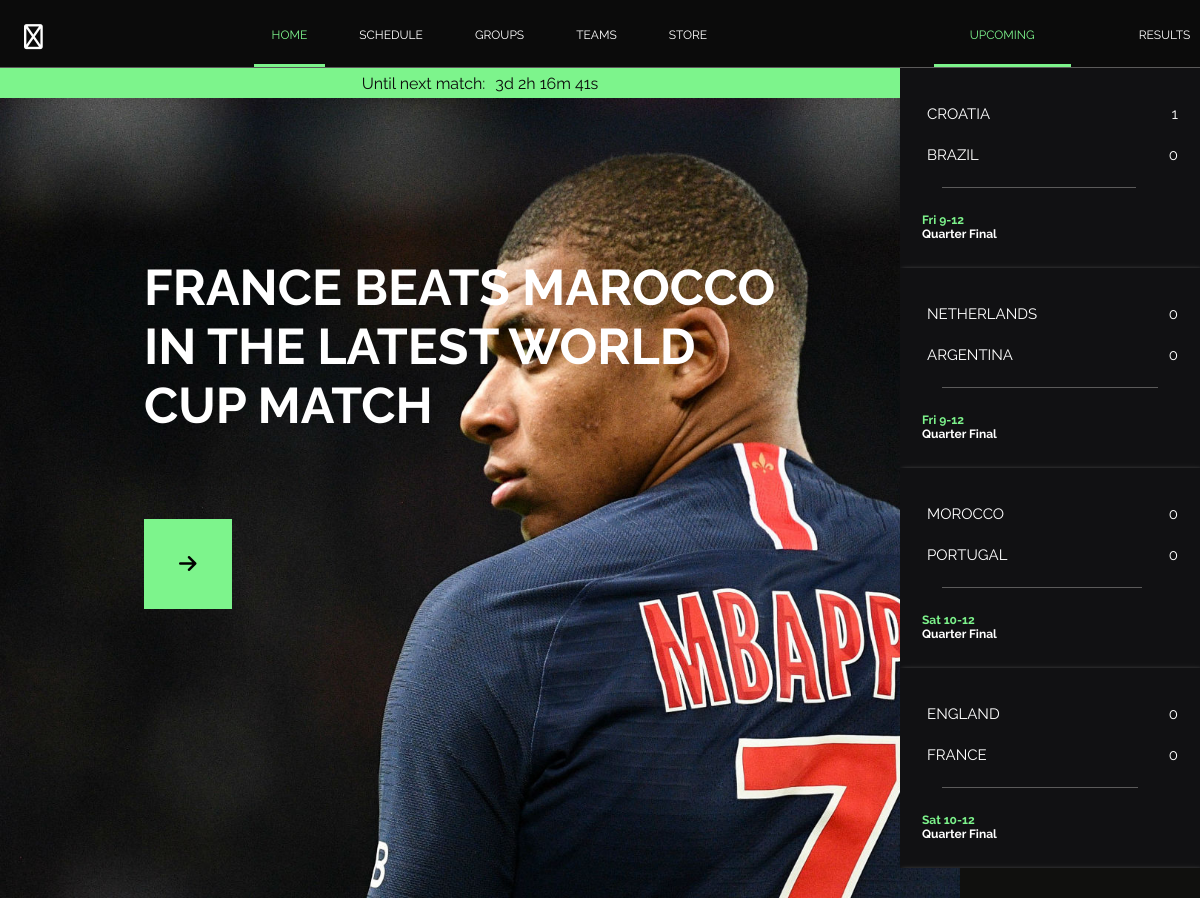
Page /timesense/index2.php on the committed database.
### tables this page shows
CREATE TABLE IF NOT EXISTS `match_1` (
  `id` int(11) NOT NULL AUTO_INCREMENT,
  `country` varchar(255) NOT NULL,
  `goals` int(11) NOT NULL,
  PRIMARY KEY (`id`)
);

CREATE TABLE IF NOT EXISTS `match_2` (
  `id` int(11) NOT NULL AUTO_INCREMENT,
  `country` varchar(255) NOT NULL,
  `goals` int(11) NOT NULL,
  PRIMARY KEY (`id`),
  KEY `country` (`country`)
);

CREATE TABLE IF NOT EXISTS `match_3` (
  `id` int(11) NOT NULL AUTO_INCREMENT,
  `country` varchar(255) NOT NULL,
  `goals` int(11) NOT NULL,
  PRIMARY KEY (`id`)
);

CREATE TABLE IF NOT EXISTS `match_4` (
  `id` int(11) NOT NULL AUTO_INCREMENT,
  `country` varchar(255) NOT NULL,
  `goals` int(11) NOT NULL,
  PRIMARY KEY (`id`)
);

### timesense/index2.php (the view, shortened to what this page needs)
<?php
include('include/conn.php');
?>
<!DOCTYPE html>
<html lang="en">
<head>
    <link rel="stylesheet" href="css/style2.css">
    <link rel="stylesheet" href="https://cdn.jsdelivr.net/gh/lipis/flag-icons@6.6.6/css/flag-icons.min.css"/>
    <link href="https://site-assets.fontawesome.com/releases/v6.2.0/css/all.css" rel="stylesheet">
</head>
<body>
<div class="main-container">
  <div class="left-main">
  <nav>
  <div class="nav-icon">
    <i class="fa-regular fa-bars" style="color: #FFF; font-size: 25px;"></i>
    </div>
    <ul class="nav-links">
      <li><a href="" style="color: #7DF48C;  border-bottom: 3px solid #7DF48C;">HOME</a></li>
      <li><a href="">SCHEDULE</a></li>
      <li><a href="">GROUPS</a></li>
      <li><a href="">TEAMS</a></li>
      <li><a href="">STORE</a></li>
    </ul>
  </nav>
  <div class="timer-container">
  <p style="margin-right: 10px">Until next match: </p><p id="demo"></p>
</div>
  <div class="main-news">
    <div class="right-align">
    <div class="news-title"><h1>France beats Marocco in the latest World Cup Match</h1></div>
    <div class="news-nav">
      <button type="submit"><i class="fa-solid fa-arrow-right"></i></button>
    </div>
    </div>
  </div>
</div>
<div class="right-main">
<nav>
    <ul class="nav-links nav2" style="gap: 2em;">
      <li><a href="" style="color: #7DF48C;  border-bottom: 3px solid #7DF48C;">UPCOMING</a></li>
      <li><a href="">RESULTS</a></li>
    </ul>
  </nav>
<div class="table-container">
  <div class="scroll">
<table>
    <tr>
        <td class="spacing"></td>
    </tr>
  <?php
    $sql = "SELECT country, goals FROM match_1";
    $result = mysqli_query($conn, $sql);
    while ($row = mysqli_fetch_array($result)) {
      echo "<tr>";
      if($row['country'] == "Croatia"){
      echo "<td style='text-align: left;' class='countries'>" . "<span class='fi fi-hr'></span>" . $row['country'] . "</td>";
      }
      if($row['country'] == "Brazil"){
      echo "<td style='text-align: left;' class='countries'>" . "<span class='fi fi-br'></span>" . $row['country'] . "</td>";
      }
      echo "<td style='text-align: right; padding-right: 20px;' class='countries'>" . $row['goals'] . "</td>";
      echo "</tr>";
    }
  ?>
  <tr>
    <tr>
         <td><div class="line"> </div></td>
    </tr>
    <td class="details"><h2>Fri 9-12</h2>
    <h3>Quarter Final</h3>
    </td>
  </tr>
</table>
<table>
    <tr>
        <td class="spacing"></td>
    </tr>
  <?php
    $sql = "SELECT country, goals FROM match_2";
    $result = mysqli_query($conn, $sql);
    while ($row = mysqli_fetch_array($result)) {
      echo "<tr>";
      if($row['country'] == "Netherlands"){
      echo "<td style='text-align: left;' class='countries'>" . "<span class='fi fi-nl'></span>" . $row['country'] . "</td>";
      }
      if($row['country'] == "Argentina"){
      echo "<td style='text-align: left;' class='countries'>" . "<span class='fi fi-ar'></span>" . $row['country'] . "</td>";
      }
      echo "<td style='text-align: right; padding-right: 20px;' class='countries'>" . $row['goals'] . "</td>";
      echo "</tr>";
    }
  ?>
  <tr>
    <tr>
         <td><div class="line"> </div></td>
    </tr>
    <td class="details"><h2>Fri 9-12</h2>
    <h3>Quarter Final</h3>
    </td>
  </tr>
</table>
<table>
    <tr>
    <td class="spacing"></td>
    </tr>
  <?php
    $sql = "SELECT country, goals FROM match_3";
    $result = mysqli_query($conn, $sql);
    while ($row = mysqli_fetch_array($result)) {
      echo "<tr>";
      if($row['country'] == "Morocco"){
      echo "<td style='text-align: left;' class='countries'>" . "<span class='fi fi-ma'></span>" . $row['country'] . "</td>";
      }
      if($row['country'] == "Portugal"){
      echo "<td style='text-align: left;' class='countries'>" . "<span class='fi fi-pt'></span>" . $row['country'] . "</td>";
      }
      echo "<td style='text-align: right; padding-right: 20px;' class='countries'>" . $row['goals'] . "</td>";
      echo "</tr>";
    }
  ?>
  <tr>
    <tr>
         <td><div class="line"> </div></td>
    </tr>
    <td class="details"><h2>Sat 10-12</h2>
    <h3>Quarter Final</h3>
    </td>
  </tr>
</table>
<table>
    <tr>
    <td class="spacing"></td>
    </tr>
  <?php
    $sql = "SELECT country, goals FROM match_4";
    $result = mysqli_query($conn, $sql);
    while ($row = mysqli_fetch_array($result)) {
      echo "<tr>";
      if($row['country'] == "England"){
      echo "<td style='text-align: left;' class='countries'>" . "<span class='fi gb-eng'></span>" . $row['country'] . "</td>";
      }
      if($row['country'] == "France"){
      echo "<td style='text-align: left;' class='countries'>" . "<span class='fi fi-fr'></span>" . $row['country'] . "</td>";
      }
      echo "<td style='text-align: right; padding-right: 20px;' class='countries'>" . $row['goals'] . "</td>";
      echo "</tr>";
    }
  ?>
  <tr>
    <tr>
         <td><div class="line"> </div></td>
    </tr>
    <td class="details"><h2>Sat 10-12</h2>
    <h3>Quarter Final</h3>
    </td>
  </tr>
</table>
</div>
</div>
</div>
</div>
</body>
</html>

### timesense/css/style2.css (style rules this page uses)
* { margin: 0; padding: 0; }
body { font-family: 'Raleway', sans-serif; width: 100%; height: 100vh; background-color: #10100E; overflow: hidden; }
table { width: 300px; height: 200px; background-color: #111113; box-shadow: 2px 2px 5px #888888; overflow: scroll; color: #FFF; transition: all .1s ease-in-out; }
.scroll { height: 100vh; background: #0B0B0B; overflow: scroll; }
.countries { padding-left: 20px; font-size: 15px; text-transform: uppercase; }
.details h2 { color: #7DF48C; font-size: 12px; padding-left: 20px; }
.details h3 { font-size: 12px; padding-left: 20px; margin-bottom: 5px; }
.line { background-color: #5b5a5a; height: 1px; width: 100%; margin-left: 40px; margin-top: 5px; color: #0B0B0B; }
.table-container { float: right; }
nav { background-color: #0B0B0B; padding: 1.5em 1.5em; border-bottom: 1px solid #5b5a5a;; }
.nav-links { display: flex; gap: 1em; justify-content: center; text-align: center; align-items: center; }
.nav-links li { list-style: none; }
.nav-links li a { color: #FFF; text-decoration: none; font-size: 12px; padding: 1.8em 1.5em; transition: all .1s ease; }
.nav2 li a { padding: 1.8em 3em; }
.nav-icon { float: left; }
.main-container { width: 100%; height: 100vh; display: flex; }
.left-main { width: 80%; }
.right-main { width: 20%; }
.spacing { padding: 5px; }
.main-news { height: 100vh; background-image: url('../images/back1.jpg'); background-position: center; background-size: cover; }
.news-title { color: #FFF; text-transform: uppercase; width: 650px; height: 250px; }
.news-title h1 { font-size: 50px; text-align: left; }
.news-nav { height: 7em; display: flex; align-items: center; justify-content: space-between; }
.right-align { float: right; width: 85%; margin-top: 20vh; }
.news-nav button { background-color: #7DF48C; border: none; padding: 35px; }
.news-nav button i { font-size: 20px; }
.timer-container { background-color: #7DF48C; height: 30px; width: 100%; text-align: center; display: flex; align-items: center; justify-content: center; color: #0B0B0B; }

### rows in the picture
match_1: country "CROATIA", goals "1"
match_1: country "BRAZIL", goals "0"
match_2: country "NETHERLANDS", goals "0"
match_2: country "ARGENTINA", goals "0"
match_3: country "MOROCCO", goals "0"
match_3: country "PORTUGAL", goals "0"
match_4: country "ENGLAND", goals "0"
match_4: country "FRANCE", goals "0"
